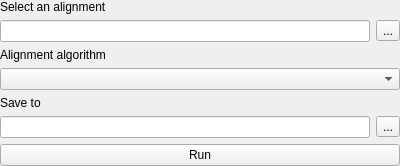
<?xml version="1.0" encoding="UTF-8"?>
<ui version="4.0">
 <class>EntropyCalculationWidget</class>
 <widget class="QWidget" name="EntropyCalculationWidget">
  <property name="geometry">
   <rect>
    <x>0</x>
    <y>0</y>
    <width>400</width>
    <height>156</height>
   </rect>
  </property>
  <property name="windowTitle">
   <string>Form</string>
  </property>
  <layout class="QVBoxLayout" name="verticalLayout_2">
   <property name="leftMargin">
    <number>0</number>
   </property>
   <property name="topMargin">
    <number>0</number>
   </property>
   <property name="rightMargin">
    <number>0</number>
   </property>
   <property name="bottomMargin">
    <number>0</number>
   </property>
   <item>
    <widget class="QLabel" name="label">
     <property name="text">
      <string>Select an alignment</string>
     </property>
    </widget>
   </item>
   <item>
    <layout class="QHBoxLayout" name="horizontalLayout_3">
     <item>
      <widget class="QLineEdit" name="alignmentLineEdit"/>
     </item>
     <item>
      <widget class="QToolButton" name="alignmentToolButton">
       <property name="text">
        <string>...</string>
       </property>
      </widget>
     </item>
    </layout>
   </item>
   <item>
    <layout class="QVBoxLayout" name="additionalSettingsLayout"/>
   </item>
   <item>
    <widget class="QWidget" name="additionalSettingsWidget" native="true">
     <layout class="QVBoxLayout" name="verticalLayout">
      <property name="leftMargin">
       <number>0</number>
      </property>
      <property name="topMargin">
       <number>0</number>
      </property>
      <property name="rightMargin">
       <number>0</number>
      </property>
      <property name="bottomMargin">
       <number>0</number>
      </property>
      <item>
       <widget class="QLabel" name="algorithmLabel">
        <property name="text">
         <string>Alignment algorithm</string>
        </property>
       </widget>
      </item>
      <item>
       <widget class="QComboBox" name="algorithmComboBox"/>
      </item>
      <item>
       <widget class="QLabel" name="saveToLabel">
        <property name="text">
         <string>Save to</string>
        </property>
       </widget>
      </item>
      <item>
       <layout class="QHBoxLayout" name="horizontalLayout">
        <item>
         <widget class="QLineEdit" name="saveToLineEdit"/>
        </item>
        <item>
         <widget class="QToolButton" name="saveToToolButton">
          <property name="text">
           <string>...</string>
          </property>
         </widget>
        </item>
       </layout>
      </item>
     </layout>
    </widget>
   </item>
   <item>
    <layout class="QHBoxLayout" name="horizontalLayout_2">
     <item>
      <widget class="QPushButton" name="runButton">
       <property name="text">
        <string>Run</string>
       </property>
      </widget>
     </item>
    </layout>
   </item>
  </layout>
 </widget>
 <resources/>
 <connections/>
</ui>
